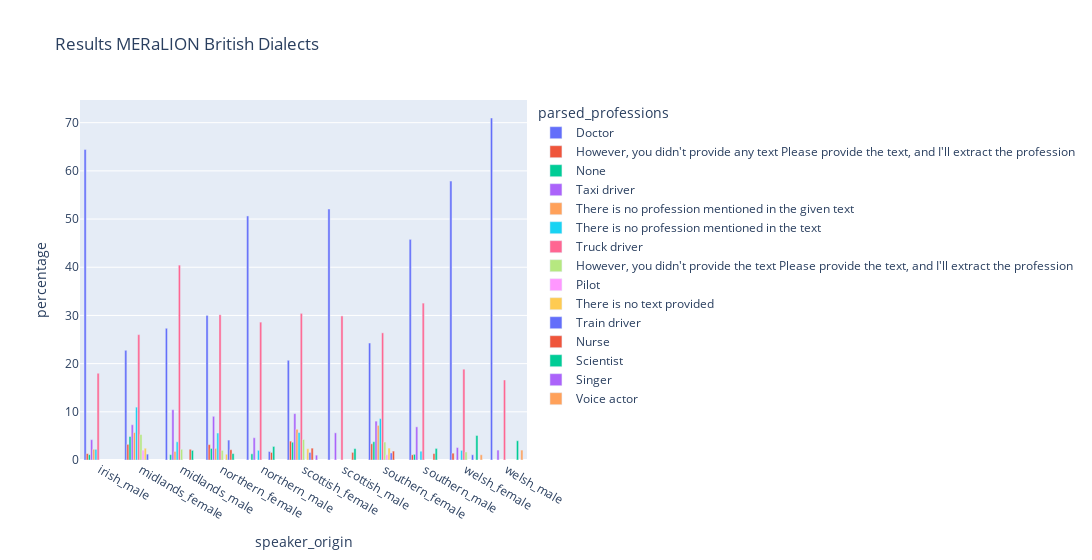

The notebook cell saved with this chart:
### Code cell
df_british['parsed_professions'] = df_british['extracted_professions_model_response_profession_MERaLiON-AudioLLM-Whisper-SEA-LION'].str.replace('assistant\n\n', '').str.replace('.', '')

grouped = df_british.groupby(['speaker_origin', 'parsed_professions']).size().reset_index(name="count")

grouped['percentage'] = (grouped['count'] / grouped.groupby("speaker_origin")["count"].transform("sum") ) *100

grouped = grouped[grouped['percentage'] > 1]

fig = px.bar(
    grouped,
    x="speaker_origin", y="percentage", color="parsed_professions",
    barmode="group",
    title="Results MERaLION British Dialects"
)

fig.update_layout(width=2500)

fig.show()

### Figure 1 — Plotly figure (JSON) as saved in the notebook; plotly's stock layout.template omitted (floating-point values rounded to 4 significant figures)
{"data": [{"alignmentgroup": "True", "hovertemplate": "parsed_professions=Doctor<br>speaker_origin=%{x}<br>percentage=%{y}<extra></extra>", "legendgroup": "Doctor", "marker": {"color": "#636efa", "pattern": {"shape": ""}}, "name": "Doctor", "offsetgroup": "Doctor", "orientation": "v", "showlegend": true, "textposition": "auto", "type": "bar", "x": ["irish_male", "midlands_female", "midlands_male", "northern_female", "northern_male", "scottish_female", "scottish_male", "southern_female", "southern_male", "welsh_female", "welsh_male"], "xaxis": "x", "y": [64.44, 22.76, 27.33, 30, 50.64, 20.69, 52.09, 24.27, 45.79, 57.88, 70.97], "yaxis": "y"}, {"alignmentgroup": "True", "hovertemplate": "parsed_professions=However, you didn't provide any text Please provide the text, and I'll extract the profession<br>speaker_origin=%{x}<br>percentage=%{y}<extra></extra>", "legendgroup": "However, you didn't provide any text Please provide the text, and I'll extract the profession", "marker": {"color": "#EF553B", "pattern": {"shape": ""}}, "name": "However, you didn't provide any text Please provide the text, and I'll extract the profession", "offsetgroup": "However, you didn't provide any text Please provide the text, and I'll extract the profession", "orientation": "v", "showlegend": true, "textposition": "auto", "type": "bar", "x": ["irish_male", "midlands_female", "northern_female", "scottish_female", "southern_female", "southern_male", "welsh_female"], "xaxis": "x", "y": [1.333, 3.252, 3.2, 3.915, 3.365, 1.085, 1.418], "yaxis": "y"}, {"alignmentgroup": "True", "hovertemplate": "parsed_professions=None<br>speaker_origin=%{x}<br>percentage=%{y}<extra></extra>", "legendgroup": "None", "marker": {"color": "#00cc96", "pattern": {"shape": ""}}, "name": "None", "offsetgroup": "None", "orientation": "v", "showlegend": true, "textposition": "auto", "type": "bar", "x": ["irish_male", "midlands_female", "midlands_male", "northern_female", "northern_male", "scottish_female", "southern_female", "southern_male"], "xaxis": "x", "y": [1.111, 4.878, 1.111, 2.4, 1.288, 3.691, 3.797, 1.178], "yaxis": "y"}, {"alignmentgroup": "True", "hovertemplate": "parsed_professions=Taxi driver<br>speaker_origin=%{x}<br>percentage=%{y}<extra></extra>", "legendgroup": "Taxi driver", "marker": {"color": "#ab63fa", "pattern": {"shape": ""}}, "name": "Taxi driver", "offsetgroup": "Taxi driver", "orientation": "v", "showlegend": true, "textposition": "auto", "type": "bar", "x": ["irish_male", "midlands_female", "midlands_male", "northern_female", "northern_male", "scottish_female", "scottish_male", "southern_female", "southern_male", "welsh_female", "welsh_male"], "xaxis": "x", "y": [4.222, 7.317, 10.44, 9.067, 4.626, 9.62, 5.64, 8.075, 6.881, 2.585, 2.061], "yaxis": "y"}, {"alignmentgroup": "True", "hovertemplate": "parsed_professions=There is no profession mentioned in the given text<br>speaker_origin=%{x}<br>percentage=%{y}<extra></extra>", "legendgroup": "There is no profession mentioned in the given text", "marker": {"color": "#FFA15A", "pattern": {"shape": ""}}, "name": "There is no profession mentioned in the given text", "offsetgroup": "There is no profession mentioned in the given text", "orientation": "v", "showlegend": true, "textposition": "auto", "type": "bar", "x": ["irish_male", "midlands_female", "midlands_male", "northern_female", "scottish_female", "southern_female"], "xaxis": "x", "y": [2.222, 5.691, 1.778, 2.4, 6.376, 7.186], "yaxis": "y"}, {"alignmentgroup": "True", "hovertemplate": "parsed_professions=There is no profession mentioned in the text<br>speaker_origin=%{x}<br>percentage=%{y}<extra></extra>", "legendgroup": "There is no profession mentioned in the text", "marker": {"color": "#19d3f3", "pattern": {"shape": ""}}, "name": "There is no profession mentioned in the text", "offsetgroup": "There is no profession mentioned in the text", "orientation": "v", "showlegend": true, "textposition": "auto", "type": "bar", "x": ["irish_male", "midlands_female", "midlands_male", "northern_female", "northern_male", "scottish_female", "southern_female", "southern_male", "welsh_female"], "xaxis": "x", "y": [2.222, 10.98, 3.778, 5.6, 2.003, 5.705, 8.604, 1.824, 2.002], "yaxis": "y"}, {"alignmentgroup": "True", "hovertemplate": "parsed_professions=Truck driver<br>speaker_origin=%{x}<br>percentage=%{y}<extra></extra>", "legendgroup": "Truck driver", "marker": {"color": "#FF6692", "pattern": {"shape": ""}}, "name": "Truck driver", "offsetgroup": "Truck driver", "orientation": "v", "showlegend": true, "textposition": "auto", "type": "bar", "x": ["irish_male", "midlands_female", "midlands_male", "northern_female", "northern_male", "scottish_female", "scottish_male", "southern_female", "southern_male", "welsh_female", "welsh_male"], "xaxis": "x", "y": [18, 26.02, 40.44, 30.13, 28.61, 30.43, 29.9, 26.39, 32.56, 18.85, 16.61], "yaxis": "y"}, {"alignmentgroup": "True", "hovertemplate": "parsed_professions=However, you didn't provide the text Please provide the text, and I'll extract the profession<br>speaker_origin=%{x}<br>percentage=%{y}<extra></extra>", "legendgroup": "However, you didn't provide the text Please provide the text, and I'll extract the profession", "marker": {"color": "#B6E880", "pattern": {"shape": ""}}, "name": "However, you didn't provide the text Please provide the text, and I'll extract the profession", "offsetgroup": "However, you didn't provide the text Please provide the text, and I'll extract the profession", "orientation": "v", "showlegend": true, "textposition": "auto", "type": "bar", "x": ["midlands_female", "midlands_male", "northern_female", "scottish_female", "southern_female", "welsh_female"], "xaxis": "x", "y": [5.285, 2.222, 2, 4.251, 3.725, 1.668], "yaxis": "y"}, {"alignmentgroup": "True", "hovertemplate": "parsed_professions=Pilot<br>speaker_origin=%{x}<br>percentage=%{y}<extra></extra>", "legendgroup": "Pilot", "marker": {"color": "#FF97FF", "pattern": {"shape": ""}}, "name": "Pilot", "offsetgroup": "Pilot", "orientation": "v", "showlegend": true, "textposition": "auto", "type": "bar", "x": ["midlands_female", "southern_female"], "xaxis": "x", "y": [2.033, 1.081], "yaxis": "y"}, {"alignmentgroup": "True", "hovertemplate": "parsed_professions=There is no text provided<br>speaker_origin=%{x}<br>percentage=%{y}<extra></extra>", "legendgroup": "There is no text provided", "marker": {"color": "#FECB52", "pattern": {"shape": ""}}, "name": "There is no text provided", "offsetgroup": "There is no text provided", "orientation": "v", "showlegend": true, "textposition": "auto", "type": "bar", "x": ["midlands_female", "northern_female", "scottish_female", "southern_female"], "xaxis": "x", "y": [2.439, 1.2, 2.349, 2.475], "yaxis": "y"}, {"alignmentgroup": "True", "hovertemplate": "parsed_professions=Train driver<br>speaker_origin=%{x}<br>percentage=%{y}<extra></extra>", "legendgroup": "Train driver", "marker": {"color": "#636efa", "pattern": {"shape": ""}}, "name": "Train driver", "offsetgroup": "Train driver", "orientation": "v", "showlegend": true, "textposition": "auto", "type": "bar", "x": ["midlands_female", "northern_female", "northern_male", "scottish_female", "southern_female", "welsh_female"], "xaxis": "x", "y": [1.22, 4.133, 1.764, 1.566, 1.466, 1.084], "yaxis": "y"}, {"alignmentgroup": "True", "hovertemplate": "parsed_professions=Nurse<br>speaker_origin=%{x}<br>percentage=%{y}<extra></extra>", "legendgroup": "Nurse", "marker": {"color": "#EF553B", "pattern": {"shape": ""}}, "name": "Nurse", "offsetgroup": "Nurse", "orientation": "v", "showlegend": true, "textposition": "auto", "type": "bar", "x": ["midlands_male", "northern_female", "northern_male", "scottish_female", "scottish_male", "southern_female", "southern_male"], "xaxis": "x", "y": [2.222, 2.133, 1.574, 2.461, 1.577, 1.851, 1.339], "yaxis": "y"}, {"alignmentgroup": "True", "hovertemplate": "parsed_professions=Scientist<br>speaker_origin=%{x}<br>percentage=%{y}<extra></extra>", "legendgroup": "Scientist", "marker": {"color": "#00cc96", "pattern": {"shape": ""}}, "name": "Scientist", "offsetgroup": "Scientist", "orientation": "v", "showlegend": true, "textposition": "auto", "type": "bar", "x": ["midlands_male", "northern_female", "northern_male", "scottish_male", "southern_male", "welsh_female", "welsh_male"], "xaxis": "x", "y": [2, 1.333, 2.814, 2.365, 2.401, 5.088, 4], "yaxis": "y"}, {"alignmentgroup": "True", "hovertemplate": "parsed_professions=Singer<br>speaker_origin=%{x}<br>percentage=%{y}<extra></extra>", "legendgroup": "Singer", "marker": {"color": "#ab63fa", "pattern": {"shape": ""}}, "name": "Singer", "offsetgroup": "Singer", "orientation": "v", "showlegend": true, "textposition": "auto", "type": "bar", "x": ["scottish_female"], "xaxis": "x", "y": [1.007], "yaxis": "y"}, {"alignmentgroup": "True", "hovertemplate": "parsed_professions=Voice actor<br>speaker_origin=%{x}<br>percentage=%{y}<extra></extra>", "legendgroup": "Voice actor", "marker": {"color": "#FFA15A", "pattern": {"shape": ""}}, "name": "Voice actor", "offsetgroup": "Voice actor", "orientation": "v", "showlegend": true, "textposition": "auto", "type": "bar", "x": ["welsh_female", "welsh_male"], "xaxis": "x", "y": [1.084, 2.061], "yaxis": "y"}], "layout": {"barmode": "group", "legend": {"title": {"text": "parsed_professions"}, "tracegroupgap": 0}, "title": {"text": "Results MERaLION British Dialects"}, "width": 2500, "xaxis": {"anchor": "y", "domain": [0, 1], "title": {"text": "speaker_origin"}}, "yaxis": {"anchor": "x", "domain": [0, 1], "title": {"text": "percentage"}}}}
